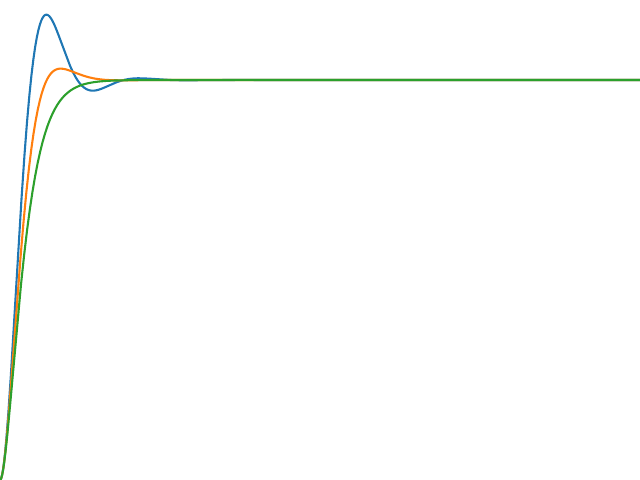

Generate this figure with Python:
#!/usr/bin/env python3

import matplotlib
import matplotlib.pyplot as plt
import numpy as np

import modern_control as mc

matplotlib.rcParams['savefig.pad_inches'] = 0
ax = plt.axes([0, 0, 1, 1], frameon=False)
ax.get_xaxis().set_visible(False)
ax.get_yaxis().set_visible(False)
plt.autoscale(tight=True)

x0 = [[0], [0]]
u0 = [[0]]

wn = 1

for zeta in [0.5, 0.75, 1]:
    a = 2 * zeta * wn
    b = wn**2
    A, B, C, D = [[0, 1], [-b, -a]], [[0], [1]], [[b, 0]], [[0]]
    G = mc.CStateSpace(A, B, C, D, x0, u0).system_state([0, 0])
    ys = G.sim_step(1, 50)
    ts = [t for t, _ in ys]
    xs = [(np.array(C)@x).item() for _, x in ys]
    plt.plot(ts, xs)

plt.plot(ts, np.asarray(ts) * 0 + 1.2, 'w')
plt.axis('off')
plt.savefig('cover.pdf', bbox_inches='tight', pad_inches=0, transparent=True)
